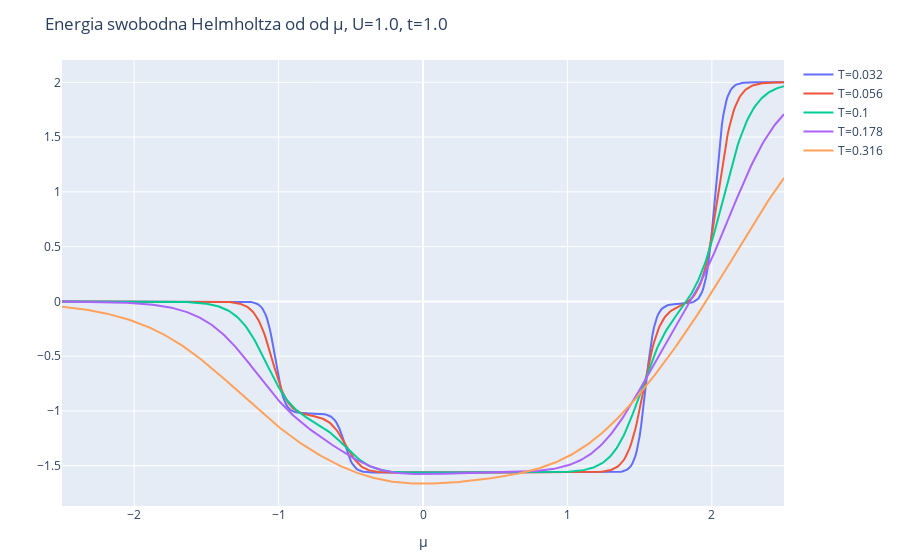

Notebook source saved alongside this figure:
### Code cell
y_vals = helmholtz_vals

layout = Layout(
    title="Energia swobodna Helmholtza od od μ, U=$U, t=$t",
    xaxis_title="μ",
    yaxis_title="",
)
plot([scatter(x=chem_potentials, y=yval, name="T=$t") for (yval, t) in zip(y_vals, temp_range)], layout)

### Figure 1 — Plotly figure (JSON) as saved in the notebook; plotly's stock layout.template omitted (floating-point values rounded to 4 significant figures; data arrays with more than 128 entries replaced by an {"elided": "..."} marker saying what was removed)
{"data": [{"name": "T=0.032", "type": "scatter", "x": {"elided": "501 float values"}, "y": {"elided": "501 float values"}}, {"name": "T=0.056", "type": "scatter", "x": {"elided": "501 float values"}, "y": {"elided": "501 float values"}}, {"name": "T=0.1", "type": "scatter", "x": {"elided": "501 float values"}, "y": {"elided": "501 float values"}}, {"name": "T=0.178", "type": "scatter", "x": {"elided": "501 float values"}, "y": {"elided": "501 float values"}}, {"name": "T=0.316", "type": "scatter", "x": {"elided": "501 float values"}, "y": {"elided": "501 float values"}}], "layout": {"margin": {"b": 50, "l": 50, "r": 50, "t": 60}, "title": "Energia swobodna Helmholtza od od μ, U=1.0, t=1.0", "xaxis": {"title": {"text": "μ"}}, "yaxis": {"title": {"text": ""}}}}
